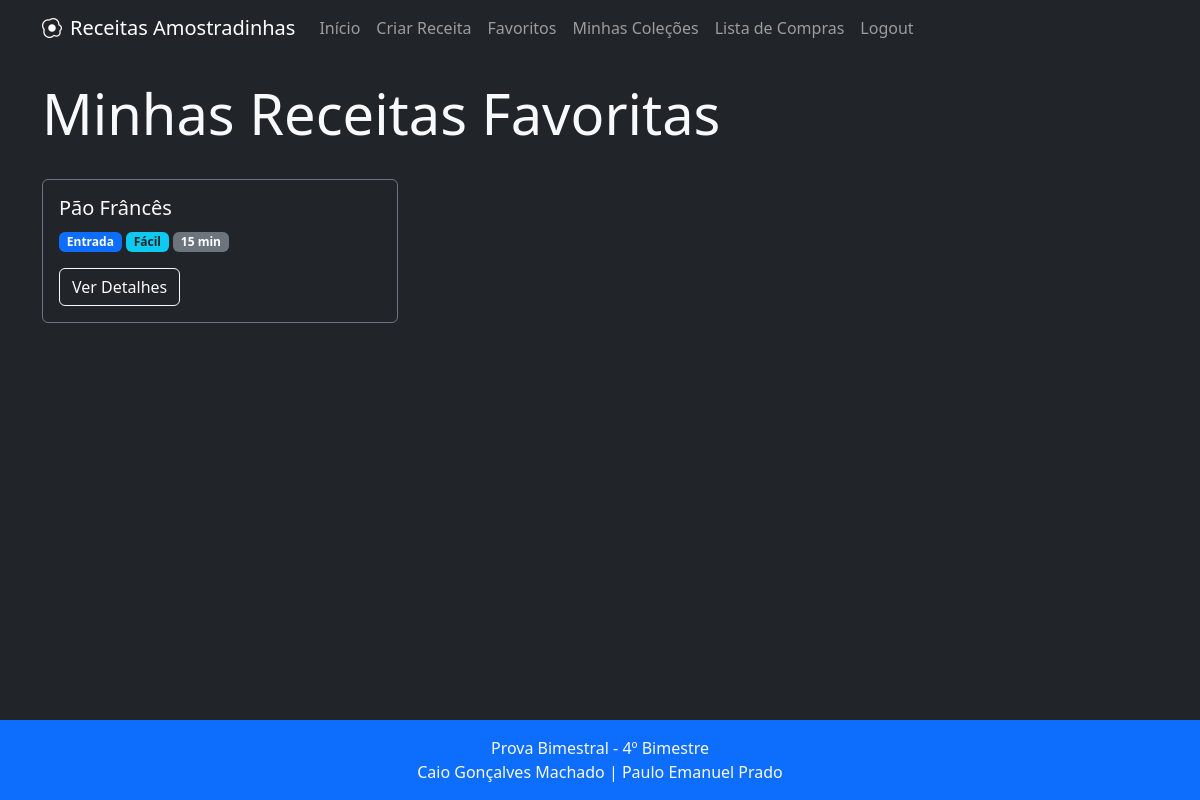
/favoritos/ (signed in), run on the app's committed database.
### receitas/models.py (models this page shows, shortened)
class Receita(models.Model):
    DIFICULDADE_FACIL = 'F'
    DIFICULDADE_MEDIO = 'M'
    DIFICULDADE_DIFICIL = 'D'
    DIFICULDADE_CHOICES = [
        (DIFICULDADE_FACIL, 'Fácil'),
        (DIFICULDADE_MEDIO, 'Médio'),
        (DIFICULDADE_DIFICIL, 'Difícil'),
    ]
    CATEGORIA_ENTRADA = 'E'
    CATEGORIA_PRATO_PRINCIPAL = 'P'
    CATEGORIA_SOBREMESA = 'S'
    CATEGORIA_BEBIDA = 'B'
    CATEGORIA_CHOICES = [
        (CATEGORIA_ENTRADA, 'Entrada'),
        (CATEGORIA_PRATO_PRINCIPAL, 'Prato Principal'),
        (CATEGORIA_SOBREMESA, 'Sobremesa'),
        (CATEGORIA_BEBIDA, 'Bebida'),
    ]
    titulo = models.CharField(max_length=200)
    descricao = models.TextField()
    ingredientes = models.TextField()
    modo_preparo = models.TextField()
    tempo_preparo = models.IntegerField(help_text="Tempo em minutos")
    categoria = models.CharField(max_length=1, choices=CATEGORIA_CHOICES)
    dificuldade = models.CharField(max_length=1, choices=DIFICULDADE_CHOICES)
    autor = models.ForeignKey(User, on_delete=models.CASCADE)
    data_criacao = models.DateTimeField(auto_now_add=True)
    data_atualizacao = models.DateTimeField(auto_now=True)
    favoritos = models.ManyToManyField(User, related_name='receitas_favoritas', blank=True)
    imagem = models.ImageField(upload_to='receitas/', null=True, blank=True)

### receitas/views.py (the view)
# urls.py: path('favoritos/', views.lista_favoritos, name='lista_favoritos'),
@login_required
def lista_favoritos(request):
    receitas_favoritas = request.user.receitas_favoritas.all()
    return render(request, 'lista_favoritos.html', {'receitas': receitas_favoritas})

### templates/lista_favoritos.html (shortened to what this page needs)
{% extends 'base.html' %}
{% block content %}
<div class="row mb-4">
    <div class="col">
        <h1 class="display-4">Minhas Receitas Favoritas</h1>
    </div>
</div>
{% if receitas %}
    <div class="row row-cols-1 row-cols-md-2 row-cols-lg-3 g-4">
        {% for receita in receitas %}
            <div class="col">
                <div class="card h-100 bg-dark text-light border-secondary">
                    <div class="card-body">
                        <h5 class="card-title">{{ receita.titulo }}</h5>
                        <p class="card-text">
                            <span class="badge bg-primary">{{ receita.get_categoria_display }}</span>
                            <span class="badge bg-info text-dark">{{ receita.get_dificuldade_display }}</span>
                            <span class="badge bg-secondary">{{ receita.tempo_preparo }} min</span>
                        </p>
                        <a href="{% url 'detalhe_receita' receita.id %}" class="btn btn-outline-light">Ver Detalhes</a>
                    </div>
                </div>
            </div>
        {% endfor %}
    </div>
{% else %}
    <div class="alert alert-info" role="alert">
        <i class="bi bi-info-circle"></i> Você ainda não tem receitas favoritas.
    </div>
{% endif %}
{% endblock %}

### data on the page
Receita: titulo "Pão Frâncês", categoria "Entrada", dificuldade "Fácil", tempo_preparo "15"
